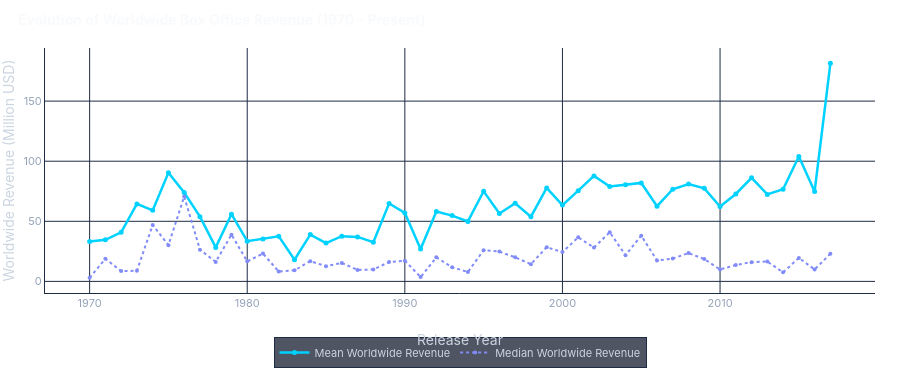

Notebook code cell kept with this figure:
### Markdown cell above
## 8. Longitudinal Evolution & Release Seasonality

Trace box-office receipts over release decades and examine calendar month seasonality.

### Code cell
dates = parse_release_date(raw_df['release_date'])
timed_df = raw_df.copy()
timed_df['release_year'] = dates.dt.year
timed_df['release_month'] = dates.dt.month

valid_timed = timed_df[(timed_df['release_year'] >= 1970) & (timed_df['revenue'] > 0)]
yearly_stats = valid_timed.groupby('release_year').agg(
    median_revenue=('revenue', 'median'),
    mean_revenue=('revenue', 'mean'),
    movie_count=('revenue', 'count')
).reset_index()

fig_yearly = plot_revenue_trend_over_time(yearly_stats)
fig_yearly.show()

# Monthly Seasonality
monthly_stats = valid_timed.groupby('release_month').agg(
    median_revenue=('revenue', 'median'),
    mean_revenue=('revenue', 'mean'),
    count=('revenue', 'count')
).reset_index()
print("Monthly Seasonality Summary (Summer & Holiday Peaks):")
monthly_stats

### Figure 1 — Plotly figure (JSON) as saved in the notebook; plotly's stock layout.template omitted (floating-point values rounded to 4 significant figures)
{"data": [{"hovertemplate": "<b>Year %{x}</b><br>Mean: $%{y:.1f}M<extra></extra>", "line": {"color": "#00D2FF", "width": 2.5}, "marker": {"size": 5}, "mode": "lines+markers", "name": "Mean Worldwide Revenue", "type": "scatter", "x": [1970, 1971, 1972, 1973, 1974, 1975, 1976, 1977, 1978, 1979, 1980, 1981, 1982, 1983, 1984, 1985, 1986, 1987, 1988, 1989, 1990, 1991, 1992, 1993, 1994, 1995, 1996, 1997, 1998, 1999, 2000, 2001, 2002, 2003, 2004, 2005, 2006, 2007, 2008, 2009, 2010, 2011, 2012, 2013, 2014, 2015, 2016, 2017], "y": [33.21, 34.59, 40.86, 64.48, 59.1, 90.48, 73.98, 53.85, 28.3, 55.89, 33.49, 35.29, 37.57, 17.99, 38.92, 31.92, 37.63, 37.04, 32.65, 64.85, 56.95, 26.88, 58.17, 54.74, 49.91, 74.99, 56.53, 65.06, 53.81, 77.76, 63.46, 75.49, 87.77, 78.92, 80.31, 81.91, 62.56, 76.68, 80.95, 77.4, 62.34, 72.72, 86.17, 72.4, 76.69, 103.9, 74.78, 181.4]}, {"hovertemplate": "<b>Year %{x}</b><br>Median: $%{y:.1f}M<extra></extra>", "line": {"color": "#818CF8", "dash": "dot", "width": 2}, "marker": {"size": 4}, "mode": "lines+markers", "name": "Median Worldwide Revenue", "type": "scatter", "x": [1970, 1971, 1972, 1973, 1974, 1975, 1976, 1977, 1978, 1979, 1980, 1981, 1982, 1983, 1984, 1985, 1986, 1987, 1988, 1989, 1990, 1991, 1992, 1993, 1994, 1995, 1996, 1997, 1998, 1999, 2000, 2001, 2002, 2003, 2004, 2005, 2006, 2007, 2008, 2009, 2010, 2011, 2012, 2013, 2014, 2015, 2016, 2017], "y": [3.026, 18.79, 8.6, 8.845, 47.0, 30.12, 70.6, 26.41, 16.21, 38.87, 16.66, 23.16, 8.179, 9.191, 16.84, 12.65, 15.35, 9.518, 9.902, 16.09, 17.26, 3.562, 20.0, 11.75, 7.821, 25.95, 24.77, 20.0, 14.31, 28.45, 24.36, 36.64, 28.1, 40.87, 21.8, 38.06, 17.4, 19.0, 23.55, 18.53, 9.917, 13.63, 16.0, 16.51, 7.5, 19.54, 9.93, 22.97]}], "layout": {"colorway": ["#00D2FF", "#818CF8", "#38BDF8", "#10B981", "#F59E0B", "#EC4899", "#F97316", "#14B8A6"], "font": {"color": "#CBD5E1", "family": "Inter, Segoe UI, sans-serif", "size": 12}, "height": 380, "hoverlabel": {"bgcolor": "#141C2E", "bordercolor": "#2B3B59", "font": {"color": "#F8FAFC", "family": "Inter, Segoe UI, sans-serif", "size": 12}}, "legend": {"bgcolor": "rgba(20, 28, 46, 0.75)", "bordercolor": "#1E2B44", "borderwidth": 1, "font": {"color": "#CBD5E1", "size": 11}, "orientation": "h", "x": 0.5, "xanchor": "center", "y": -0.18, "yanchor": "top"}, "margin": {"b": 60, "l": 45, "r": 25, "t": 48}, "paper_bgcolor": "rgba(0,0,0,0)", "plot_bgcolor": "rgba(0,0,0,0)", "title": {"font": {"color": "#F8FAFC", "family": "Inter, Segoe UI, sans-serif", "size": 14}, "text": "<b>Evolution of Worldwide Box Office Revenue (1970 - Present)</b>", "x": 0.02, "xanchor": "left", "y": 0.96, "yanchor": "top"}, "xaxis": {"gridcolor": "#1E2B44", "linecolor": "#1E2B44", "tickfont": {"color": "#94A3B8", "size": 11}, "title": {"text": "Release Year"}, "zerolinecolor": "#1E2B44"}, "yaxis": {"gridcolor": "#1E2B44", "linecolor": "#1E2B44", "tickfont": {"color": "#94A3B8", "size": 11}, "title": {"text": "Worldwide Revenue (Million USD)"}, "zerolinecolor": "#1E2B44"}}}
